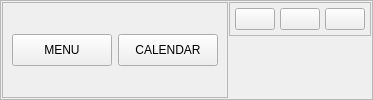
        <widget class="QFrame" name="frame_top">
         <property name="minimumSize">
          <size>
           <width>0</width>
           <height>50</height>
          </size>
         </property>
         <property name="frameShape">
          <enum>QFrame::StyledPanel</enum>
         </property>
         <property name="frameShadow">
          <enum>QFrame::Raised</enum>
         </property>
         <layout class="QHBoxLayout" name="horizontalLayout_3">
          <property name="spacing">
           <number>1</number>
          </property>
          <property name="leftMargin">
           <number>1</number>
          </property>
          <property name="topMargin">
           <number>1</number>
          </property>
          <property name="rightMargin">
           <number>1</number>
          </property>
          <property name="bottomMargin">
           <number>1</number>
          </property>
          <item alignment="Qt::AlignLeft">
           <widget class="QFrame" name="frame_menu">
            <property name="frameShape">
             <enum>QFrame::StyledPanel</enum>
            </property>
            <property name="frameShadow">
             <enum>QFrame::Raised</enum>
            </property>
            <layout class="QHBoxLayout" name="horizontalLayout_6">
             <item>
              <widget class="QPushButton" name="pushButton_menu">
               <property name="minimumSize">
                <size>
                 <width>100</width>
                 <height>32</height>
                </size>
               </property>
               <property name="maximumSize">
                <size>
                 <width>100</width>
                 <height>32</height>
                </size>
               </property>
               <property name="cursor">
                <cursorShape>PointingHandCursor</cursorShape>
               </property>
               <property name="autoFillBackground">
                <bool>false</bool>
               </property>
               <property name="text">
                <string>MENU</string>
               </property>
               <property name="icon">
                <iconset resource="icons.qrc">
                 <normaloff>:/Drip Icons V2/Icons/Drip Icons V2/chevron-left.svg</normaloff>:/Drip Icons V2/Icons/Drip Icons V2/chevron-left.svg</iconset>
               </property>
               <property name="iconSize">
                <size>
                 <width>32</width>
                 <height>32</height>
                </size>
               </property>
              </widget>
             </item>
             <item>
              <widget class="QPushButton" name="pushButton_calendar">
               <property name="minimumSize">
                <size>
                 <width>100</width>
                 <height>32</height>
                </size>
               </property>
               <property name="maximumSize">
                <size>
                 <width>100</width>
                 <height>32</height>
                </size>
               </property>
               <property name="cursor">
                <cursorShape>PointingHandCursor</cursorShape>
               </property>
               <property name="text">
                <string>CALENDAR</string>
               </property>
               <property name="icon">
                <iconset resource="icons.qrc">
                 <normaloff>:/Drip Icons V2/Icons/Drip Icons V2/calendar.svg</normaloff>:/Drip Icons V2/Icons/Drip Icons V2/calendar.svg</iconset>
               </property>
               <property name="iconSize">
                <size>
                 <width>32</width>
                 <height>32</height>
                </size>
               </property>
              </widget>
             </item>
            </layout>
           </widget>
          </item>
          <item alignment="Qt::AlignRight|Qt::AlignTop">
           <widget class="QFrame" name="frame_window">
            <property name="frameShape">
             <enum>QFrame::StyledPanel</enum>
            </property>
            <property name="frameShadow">
             <enum>QFrame::Raised</enum>
            </property>
            <layout class="QHBoxLayout" name="horizontalLayout_5">
             <property name="spacing">
              <number>5</number>
             </property>
             <property name="leftMargin">
              <number>5</number>
             </property>
             <property name="topMargin">
              <number>5</number>
             </property>
             <property name="rightMargin">
              <number>5</number>
             </property>
             <property name="bottomMargin">
              <number>5</number>
             </property>
             <item>
              <widget class="QPushButton" name="pushButton_window_fold">
               <property name="cursor">
                <cursorShape>PointingHandCursor</cursorShape>
               </property>
               <property name="text">
                <string/>
               </property>
               <property name="icon">
                <iconset resource="icons.qrc">
                 <normaloff>:/Drip Icons V2/Icons/Drip Icons V2/minus.svg</normaloff>:/Drip Icons V2/Icons/Drip Icons V2/minus.svg</iconset>
               </property>
              </widget>
             </item>
             <item>
              <widget class="QPushButton" name="pushButton_window_resize">
               <property name="cursor">
                <cursorShape>PointingHandCursor</cursorShape>
               </property>
               <property name="text">
                <string/>
               </property>
               <property name="icon">
                <iconset resource="icons.qrc">
                 <normaloff>:/Drip Icons V2/Icons/Drip Icons V2/expand.svg</normaloff>:/Drip Icons V2/Icons/Drip Icons V2/expand.svg</iconset>
               </property>
              </widget>
             </item>
             <item>
              <widget class="QPushButton" name="pushButton_window_close">
               <property name="cursor">
                <cursorShape>PointingHandCursor</cursorShape>
               </property>
               <property name="text">
                <string/>
               </property>
               <property name="icon">
                <iconset resource="icons.qrc">
                 <normaloff>:/Drip Icons V2/Icons/Drip Icons V2/cross.svg</normaloff>:/Drip Icons V2/Icons/Drip Icons V2/cross.svg</iconset>
               </property>
              </widget>
             </item>
            </layout>
           </widget>
          </item>
         </layout>
        </widget>
